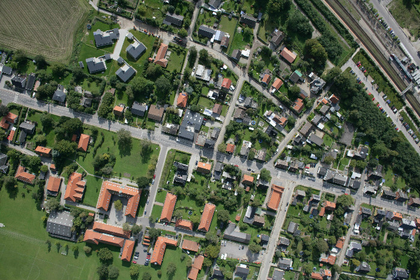
%> input picture aerial.png, 420 x 280 px, shrunk from 700 x 467 before the run
$ octave ESP.m   (GNU Octave 9; MATLAB toolbox functions it lacks are replaced by stand-ins)
%> lines starting %> are read from the running program, lines starting %| are printed output that depends on the picture; in (x1, y1, x2, y2) boxes, pixels count from 0 and x2, y2 are one past the last pixel; in counts of white or black regions, pixels touching at a corner belong together; the program's own positions count from 1
I = imread('aerial.png');
%> I is the input picture: size 280x420x3 uint8; mean R, G, B 89.3, 97.2, 78.1
%I = rgb2gray(I);
imshow(I);
[m, n]=size(I);
%> m = 280; n = 1260
edg = zeros(m,n);
for i=2:m-1
    for j=2:n-1
        edg(i,j) =  I(i+1,j) + I(i-1,j) + I(i,j-1) + I(i,j+1) - 4*I(i,j) ;
    end
end
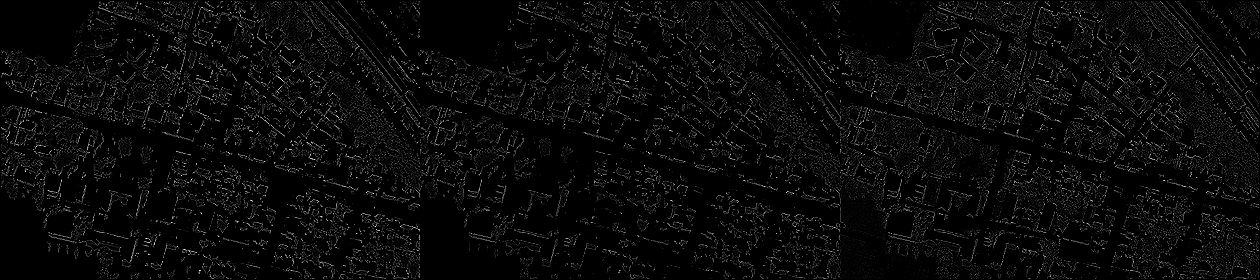
%> edg: size 280x1260 double; min 0, max 255, mean 9.6
figure,imshow(edg);
%> after `imshow(edg)`:
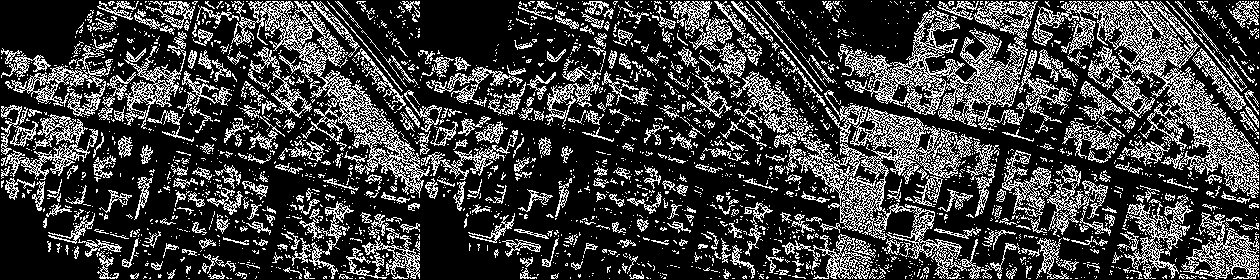
%> displayed picture: size 280x1260, on the screen's scale of 0 to 255; 24.8% white in thin lines or dots

se = strel('line', 10, 200);
edge = imdilate(edg, se);
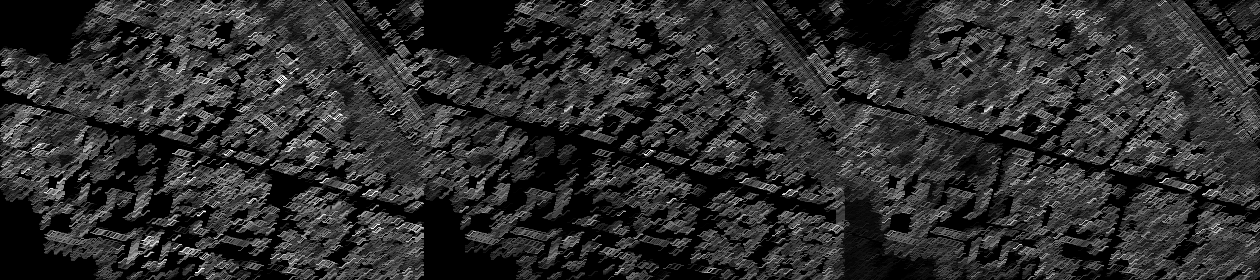
%> edge: size 280x1260 double; min 0, max 255, mean 46.4

figure,imshow(edge);
%> after `imshow(edge)`:
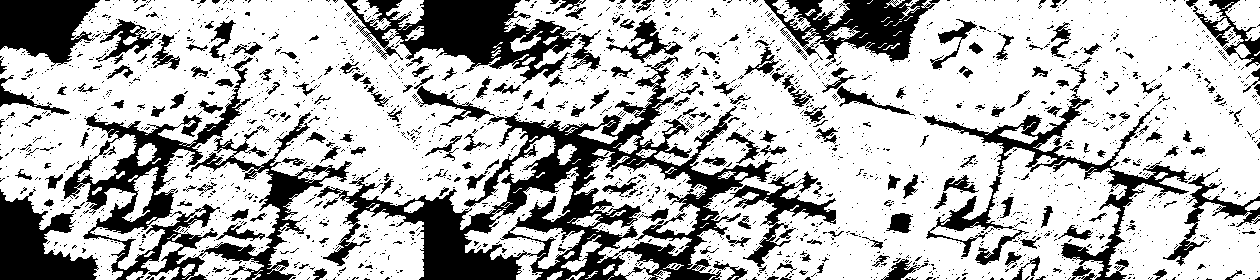
%> displayed picture: size 280x1260, on the screen's scale of 0 to 255; 71.5% white; 2398 black regions (2180 under 20 px), largest, box (x1, y1, x2, y2) and area: (317, 56, 777, 280) 24953, (63, 57, 352, 280) 13707, (344, 0, 601, 84) 9156

BW = roicolor(edge,50,255);
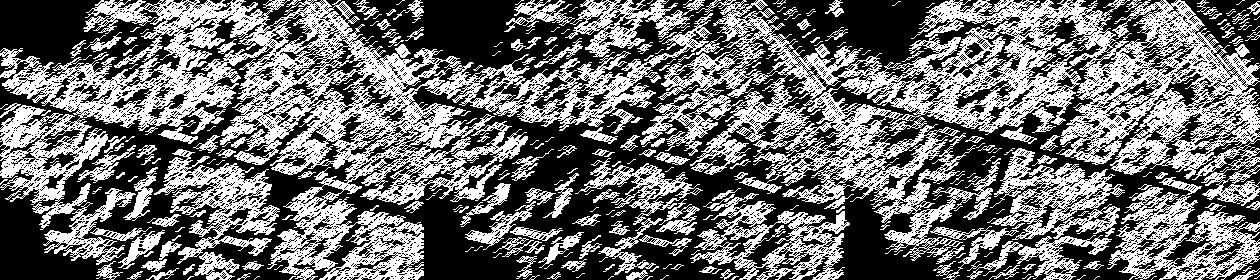
%> BW: size 280x1260 logical; 43.9% white; 312 white regions (155 under 20 px), largest, box (x1, y1, x2, y2) and area: (0, 0, 713, 280) 53824, (640, 0, 1260, 261) 52190, (1107, 177, 1260, 280) 6155
se2 = strel('line', 10, 180);
edge = imdilate(BW, se2);
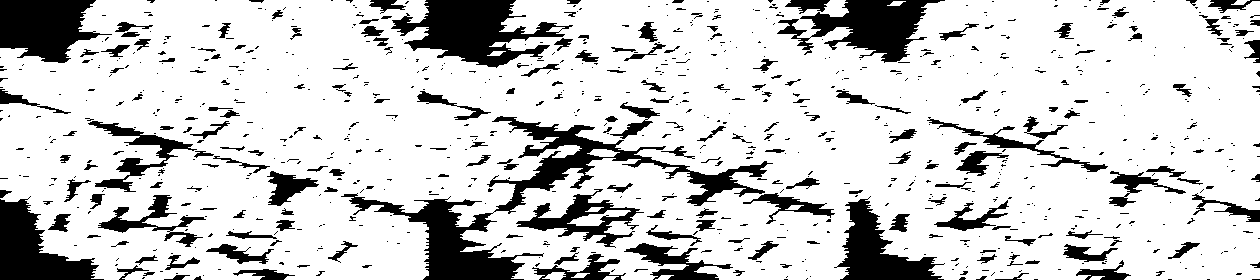
%> edge: size 280x1260 logical; 81.1% white; 859 black regions (643 under 20 px), largest, box (x1, y1, x2, y2) and area: (341, 116, 773, 280) 10950, (391, 0, 573, 68) 6023, (777, 0, 945, 63) 4792
figure,imshow(BW);

$ run again, with 1.jpg saved as aerial.png
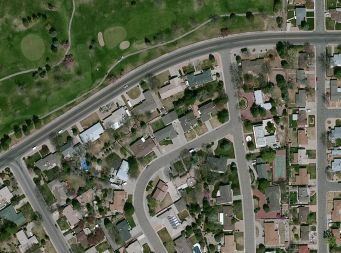
%> input picture 1.jpg, 341 x 253 px
%> I is the input picture: size 253x341x3 uint8; mean R, G, B 94.3, 99.6, 80.5
%> `imshow(edg)`:
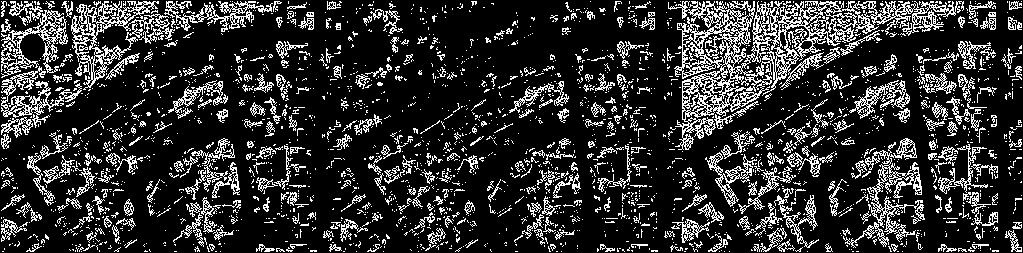
%> displayed picture: size 253x1023, on the screen's scale of 0 to 255; 18.8% white in thin lines or dots
%> BW: size 253x1023 logical; 27.5% white; 441 white regions (169 under 20 px), largest, box (x1, y1, x2, y2) and area: (701, 71, 914, 253) 7316, (912, 39, 1002, 244) 6987, (824, 136, 928, 253) 4672
%> `edge = imdilate(BW, se2);`:
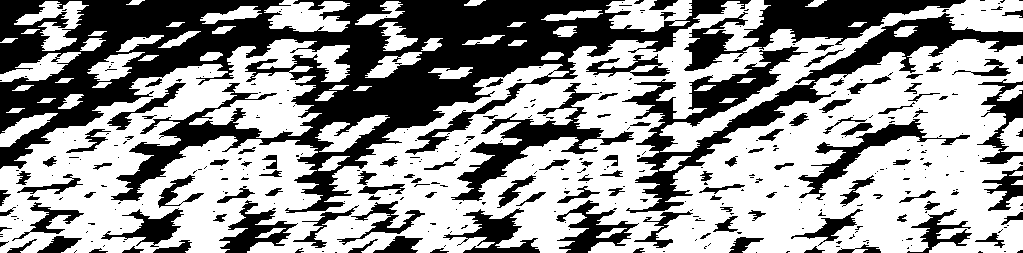
%> edge: size 253x1023 logical; 59.2% white; 374 black regions (253 under 20 px), largest, box (x1, y1, x2, y2) and area: (0, 0, 751, 213) 54807, (622, 13, 1023, 213) 12487, (684, 0, 966, 71) 6631

$ run again, with 3.jpg saved as aerial.png
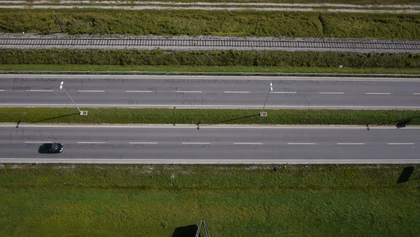
%> input picture 3.jpg, 420 x 237 px, shrunk from 852 x 480 before the run
%> I is the input picture: size 237x420x3 uint8; mean R, G, B 87.1, 87.9, 64.6
%> `imshow(edg)`:
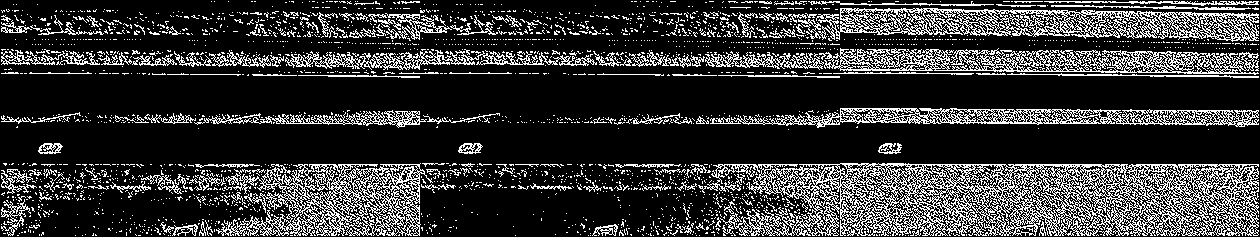
%> displayed picture: size 237x1260, on the screen's scale of 0 to 255; 21% white in thin lines or dots
%> BW: size 237x1260 logical; 14.4% white in thin lines or dots
%> `edge = imdilate(BW, se2);`:
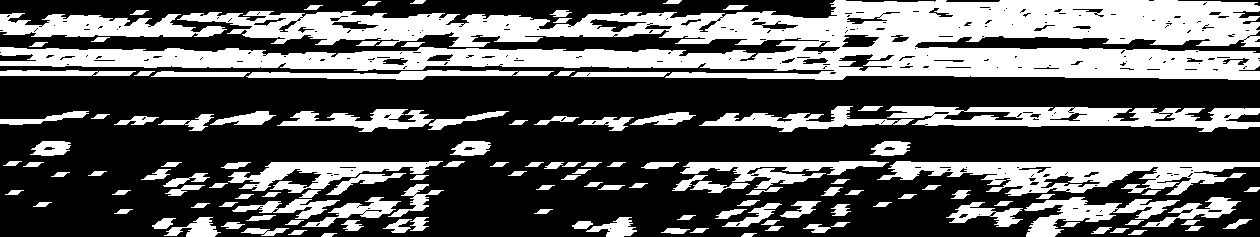
%> edge: size 237x1260 logical; 35.6% white; 131 white regions, largest, box (x1, y1, x2, y2) and area: (0, 0, 1260, 80) 56370, (877, 161, 1260, 196) 6878, (886, 106, 1260, 132) 5530
